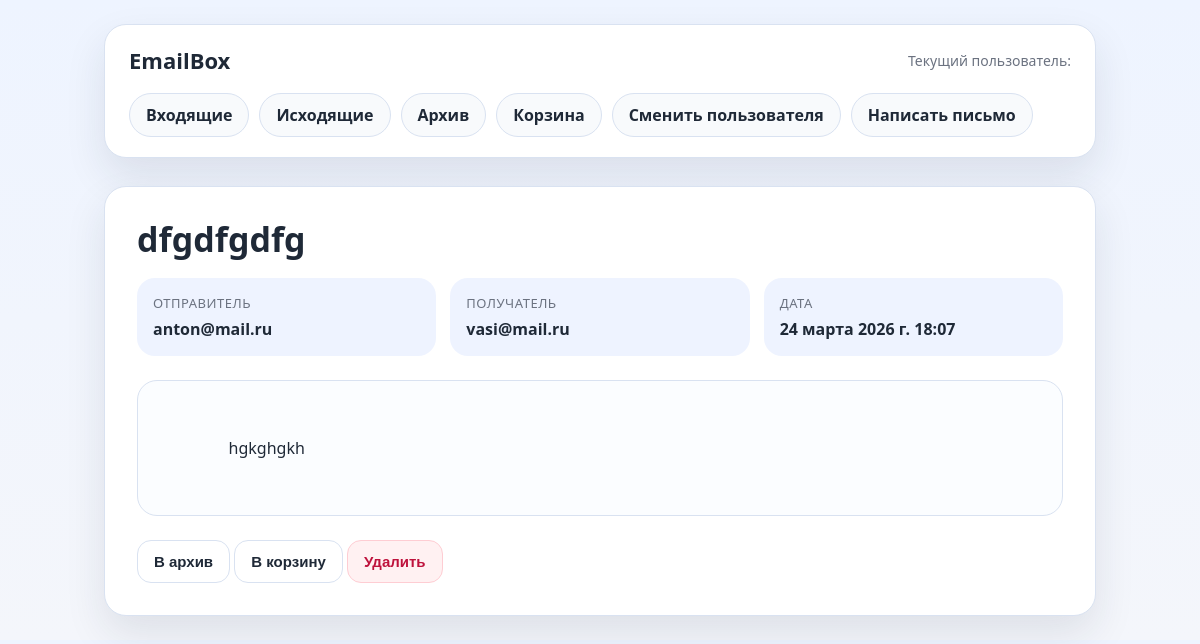
The app's page /email/4/ with its own data.
### emailbox/models.py (models this page shows, shortened)
class Email(models.Model):
    owner = models.ForeignKey(MailUser, on_delete=models.CASCADE, related_name='owner_emails')
    sender = models.ForeignKey(MailUser, on_delete=models.CASCADE, related_name='sender_emails')
    recipient = models.ForeignKey(MailUser, on_delete=models.CASCADE, related_name='recipient_emails')
    topic = models.CharField(max_length=100)
    text = models.TextField()
    sent_at = models.DateTimeField(auto_now_add=True)
    is_read = models.BooleanField(default=False)
    folder = models.CharField(max_length=100, default='inbox')

class MailUser(models.Model):
    name = models.CharField(max_length=100)
    email = models.CharField(max_length=100)
    def __str__(self):
        return self.email

### emailbox/views.py (the view, shortened to what this page needs)
# urls.py: path('email/<int:email_id>/', views.detail_email, name='detail_email'),
def detail_email(request, email_id):
    email = Email.objects.get(id=email_id)
    user = current_user(request)
    if request.method == 'GET':
        email.is_read = True
        email.save()
        if email.folder == 'trash' or email.folder == 'archive':
            status = True
        else:
            status = False
        return render(request, 'emailbox/detail_email.html', {'email': email, 'status': status})

### emailbox/views.py (called while the page is built)
def current_user(request):
    user_id = request.session.get('user')
    if user_id:
        return MailUser.objects.get(id=user_id)
    else:
        return MailUser.objects.order_by('id').first()

### emailbox/templates/emailbox/detail_email.html (shortened to what this page needs)
<!DOCTYPE html>
<html lang="ru">
<head>
</head>
<body>
    <div class="page">
        <header class="header">
            <div class="topbar">
                <div class="brand">EmailBox</div>
                <div class="current-user">
                    Текущий пользователь: {{ user.email}}
                </div>
            </div>
            <nav class="nav">
                <a href="{% url 'inbox' %}">Входящие</a>
                <a href="{% url 'sent' %}">Исходящие</a>
                <a href="{% url 'archive' %}">Архив</a>
                <a href="{% url 'trash' %}">Корзина</a>
                <a href="{% url 'select_user' %}">Сменить пользователя</a>
                <a href="{% url 'send_email' %}">Написать письмо</a>
            </nav>
        </header>
        <section class="panel">
            <h1 class="subject">{{ email.topic}}</h1>
            <div class="meta-grid">
                <div class="meta-card">
                    <span class="meta-label">Отправитель</span>
                    <div class="meta-value">{{ email.sender}}</div>
                </div>
                <div class="meta-card">
                    <span class="meta-label">Получатель</span>
                    <div class="meta-value">{{ email.recipient}}</div>
                </div>
                <div class="meta-card">
                    <span class="meta-label">Дата</span>
                    <div class="meta-value">{{ email.sent_at}}</div>
                </div>
            </div>
            <div class="message-box">
                {{ email.text }}
            </div>
            <div class="actions">
                <form method="post" class="inline-form">
                    {% if status %}
                        <button type="submit" name="action" value="return">Вернуть</button>
                    {% else %}
                        <button type="submit" name="action" value="archive">В архив</button>
                        <button type="submit" name="action" value="trash">В корзину</button>
                    {% endif %}
                    <button type="submit" class="danger" name="action" value="delete">Удалить</button>
                </form>
            </div>
        </section>
    </div>
</body>
</html>

### emailbox/templates/emailbox/detail_email.html (style rules this page uses)
:root { --bg: #f4f6fb; --panel: #ffffff; --text: #1f2937; --muted: #6b7280; --accent: #1d4ed8; --border: #d9e2f1; --shadow: 0 18px 40px rgba(30, 41, 59, 0.10); --soft: #eef3ff; }
* { box-sizing: border-box; }
body { margin: 0; font-family: "Segoe UI", Tahoma, sans-serif; background: linear-gradient(180deg, #eef4ff 0%, var(--bg) 100%); color: var(--text); }
.page { max-width: 1040px; margin: 0 auto; padding: 24px; }
.header, .panel { background: var(--panel); border: 1px solid var(--border); border-radius: 22px; box-shadow: var(--shadow); }
.header { padding: 20px 24px; margin-bottom: 28px; }
.topbar { display: flex; justify-content: space-between; align-items: center; gap: 16px; flex-wrap: wrap; margin-bottom: 18px; }
.brand { font-size: 22px; font-weight: 700; }
.current-user { color: var(--muted); font-size: 14px; }
.nav { display: flex; flex-wrap: wrap; gap: 10px; }
.nav a { text-decoration: none; color: var(--text); background: #f8fafc; border: 1px solid var(--border); border-radius: 999px; padding: 10px 16px; font-weight: 600; }
.panel { padding: 32px; }
.subject { margin: 0 0 18px; font-size: 34px; line-height: 1.2; }
.meta-grid { display: grid; grid-template-columns: repeat(auto-fit, minmax(220px, 1fr)); gap: 14px; margin-bottom: 24px; }
.meta-card { background: var(--soft); border-radius: 18px; padding: 16px; }
.meta-label { display: block; color: var(--muted); font-size: 13px; margin-bottom: 6px; text-transform: uppercase; letter-spacing: 0.04em; }
.meta-value { font-size: 16px; font-weight: 600; }
.message-box { border: 1px solid var(--border); border-radius: 20px; background: #fbfdff; padding: 24px; line-height: 1.8; white-space: pre-wrap; }
.actions { display: flex; flex-wrap: wrap; gap: 12px; margin-top: 24px; }
.actions a, .actions button { border: 1px solid var(--border); border-radius: 14px; padding: 12px 16px; background: #ffffff; color: var(--text); font-size: 15px; font-weight: 600; text-decoration: none; cursor: pointer; }
.actions .danger { background: #fff1f2; border-color: #fecdd3; color: #be123c; }
.inline-form { margin: 0; }

### records on screen
Email: topic "dfgdfgdfg", sender "anton@mail.ru", recipient "vasi@mail.ru", sent_at "24 марта 2026 г. 18:07", text "hgkghgkh"
